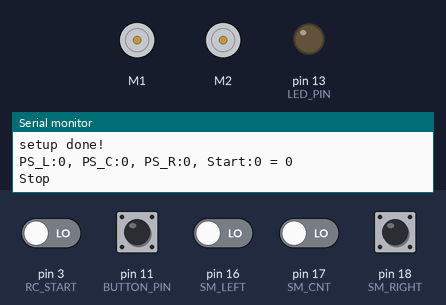
This sketch was run on a simulated Arduino Uno, built with avr-gcc and run on an emulated ATmega328P. Parts: 2 × DC motor (green arrow = forward, orange = backward, longer = faster), output pins drawn as LEDs (lit = HIGH), the last lines printed to the serial monitor. The inputs (shaded band) are chosen by the test bench; at power-on: pin 11 (BUTTON_PIN) HIGH, pin 3 (RC_START), pin 16 (SM_LEFT), pin 17 (SM_CNT), pin 18 (SM_RIGHT) LOW.

Above: at 4.4 s.
4.5 s: pin 3 (RC_START) driven HIGH and pin 16 (SM_LEFT) driven HIGH
At 5.1 s:
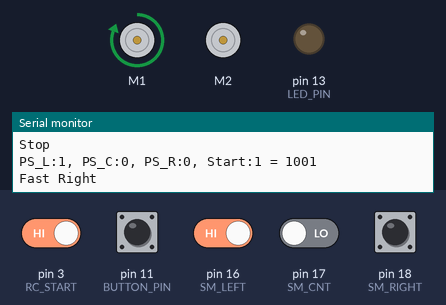
6.0 s: pin 17 (SM_CNT) driven HIGH
At 6.3 s:
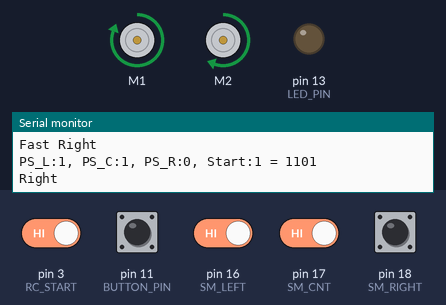
7.5 s: pin 18 (SM_RIGHT) pulled HIGH for 0.15 s
At 7.57 s:
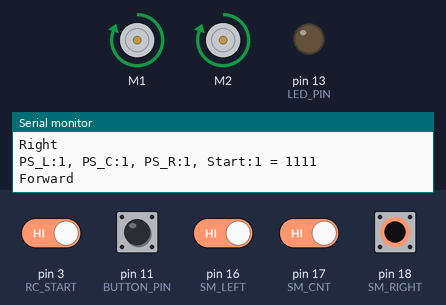
9.1 s: pin 17 (SM_CNT) driven LOW
At 9.8 s:
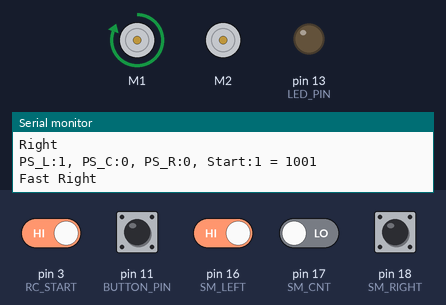
Timing chart, 0 to 11.6 s (numbered marks = the images above; inputs shaded):
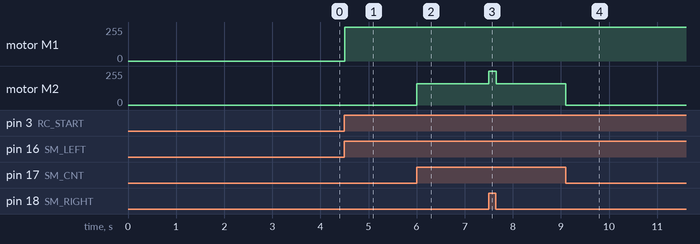

The sketch:

Magneto.ino
```cpp
//Magneto

// Pololu Github - https://github.com/pololu/dual-vnh5019-motor-shield/
#include <DualVNH5019MotorShield.h>
// Pololu Github - https://github.com/pololu/pushbutton-arduino
#include <Pushbutton.h>

// --- define PINS
#define LED_PIN 13
#define BUTTON_PIN 11
#define RC_START 3 //Remote Controll(StertModule)
#define RC_KILL 5  //Remote Controll(StertModule)
#define SM_LEFT  16 //SenseModule Left
#define SM_CNT   17 //SenseModule Centre
#define SM_RIGHT 18 //SenseModule Right

//rotation direction
#define RIGHT 0
#define LEFT 1

// --- define Variables
// Speed: 0 is stopped, 400 is full speed, -400 reverce
int FULL_SPEED = 400;         //MAX motor speed
//int m1Speed = FULL_SPEED / 2; //Initially motor speed
//int m2Speed = FULL_SPEED / 2; //Initially motor speed
int REVERSE_SPEED = 200;      //Reverse motor speed
int TURN_SPEED = 250;         //Turn motor
int FORWARD_SPEED = 250;      //Forward motor speed
int STOP = 0;                 //Stop motor
//int Border_Distance = 1000;    //MAX distance, if bigger = error = 0


//Variables
byte PS_L, PS_C, PS_R;   //Robot detection(Proximity sensor) vars
byte RDM;                //Robot detection Matrix
byte First_RDM=B10101010;//Robot detection Matrix, loop before
byte buttonState = 0;    //Start buttun
byte RC_Start_State = 0; //Start Module satart state
//byte RC_Stop_State = 0;  //Kill Module satart state
byte goPressed = 0;      //button pressed once
byte goStart = 0;        //started once
byte rotation = LEFT;    //defult rotation to left

// --- define Objects
Pushbutton button(BUTTON_PIN); // button create and init
DualVNH5019MotorShield motors; // MotorDriver create

void RDMprint()
{
Serial.print("PS_L:");
Serial.print(PS_L);
Serial.print(", PS_C:");
Serial.print(PS_C);
Serial.print(", PS_R:");
Serial.print(PS_R);
Serial.print(", Start:");
Serial.print(RC_Start_State);
//Serial.print(", Stop:");
//Serial.print(RC_Stop_State);
Serial.print(" = ");
Serial.println(RDM, BIN);
};

void SensorsRead()
{
  // --- Read Proximity sensors
  PS_L=digitalRead(SM_LEFT);
  PS_C=digitalRead(SM_CNT);
  PS_R=digitalRead(SM_RIGHT);


  // --- Read Start-Stop astates
  RC_Start_State = digitalRead(RC_START);
  //RC_Stop_State = digitalRead(RC_KILL);

  RDM=0xFF;
  RDM=RDM<<1|1;
  RDM=RDM<<1|1;
  RDM=RDM<<1|1;
  RDM=RDM<<1|1;
  RDM=RDM<<1|!PS_L;
  RDM=RDM<<1|!PS_C;
  RDM=RDM<<1|!PS_R;
  RDM=RDM<<1|!RC_Start_State;
  //RDM=RDM<<1|!RC_Stop_State;
  RDM=~RDM;
};

void setup()
{
  Serial.begin(115200);
  Serial.println("rotation = LEFT");

  //Init Pins
  pinMode(SM_LEFT, INPUT);
  pinMode(SM_CNT, INPUT);
  pinMode(SM_RIGHT, INPUT);
  pinMode(RC_START, INPUT);
  //pinMode(RC_KILL, INPUT);

  pinMode(LED_PIN, OUTPUT);

  digitalWrite(LED_PIN, LOW);

  motors.init();                 // MotorDriver init
  Serial.println("motors.init");

  Serial.println("setup done!");
}

void loop()
{
SensorsRead();

buttonState = button.isPressed();
if ((goPressed != HIGH) and (buttonState == HIGH))
  {
    goPressed = 1; //set to High after first press
    rotation = RIGHT;
    Serial.println("rotation = RIGHT");
  };
digitalWrite(LED_PIN, rotation);


if (First_RDM != RDM)//If no changes into RDM, do nothing
  {
    RDMprint(); //debug output of Sharp reading
    First_RDM = RDM;//Save current RDM
    switch(RDM){//Main case, as FSM serch current state of RDM
    case B00001111://Go forward
      motors.setSpeeds(FULL_SPEED, FULL_SPEED);
      Serial.println("Forward");
    break;
    case B00000011://Go rotate left
      motors.setSpeeds(0, FULL_SPEED);
      Serial.println("Fast Left");
      rotation=LEFT;
      break;
    case B00000111://Go rotate left
      motors.setSpeeds(FORWARD_SPEED, FULL_SPEED);
      Serial.println("Left");
      rotation=LEFT;
    break;
    case B00001001://Go rotate right
      motors.setSpeeds(FULL_SPEED, 0);
      Serial.println("Fast Right");
      rotation=RIGHT;
    break;
    case B00001101://Go rotate right
      motors.setSpeeds(FULL_SPEED, FORWARD_SPEED);
      Serial.println("Right");
      rotation=RIGHT;
    break;
    case B00001000:
    case B00000010:
    case B00001110:
    case B00000000:
      motors.setSpeeds(STOP, STOP);
      Serial.println("Stop");
      rotation=RIGHT;
    break;
    default:
      switch(rotation){
        if (RC_Start_State == HIGH)//Start then RC_Start pin HIGH, Kill pin LOW
        {
        switch(rotation){
            case LEFT: motors.setSpeeds(-TURN_SPEED, TURN_SPEED); break;
            case RIGHT: motors.setSpeeds(TURN_SPEED, -TURN_SPEED);break;
          };
      };
    };
    Serial.println("Find");
  };
};
}
```

Measured:
- after the input at 4.5 s, motor M1: stopped → forward 255/255 at once
- after the input at 6.0 s, motor M2: stopped → forward 159/255 at once
- after the input at 7.5 s, motor M2: forward 159/255 → forward 255/255 at once, → forward 159/255 0.15 s later
- after the input at 9.1 s, motor M2: forward 159/255 → stopped at once
